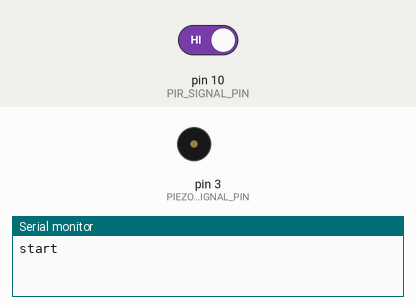
Recording of a sketch running on a simulated Arduino Uno, built with avr-gcc and run on an emulated ATmega328P. Shown: buzzer (waves = sounding), the last lines printed to the serial monitor. Inputs (shaded band) come from the test bench; at power-on: pin 10 (PIR_SIGNAL_PIN) HIGH.

Above: at 1.2 s.
1.3 s: pin 10 (PIR_SIGNAL_PIN) driven LOW
At 1.6 s:
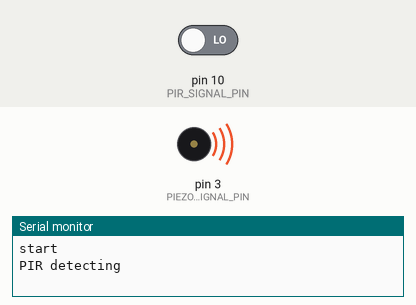
4.3 s: pin 10 (PIR_SIGNAL_PIN) driven HIGH
At 5.2 s:
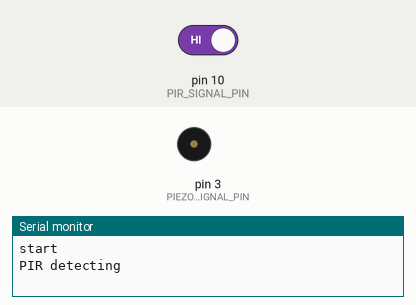
Timing chart, 0 to 7.3 s (numbered marks = the images above; inputs shaded):
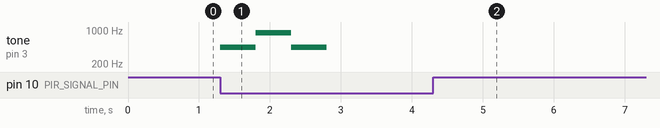

Measured:
- after the input at 1.3 s, tone on pin 3 (PIEZO_SPEAKER_SIGNAL_PIN): silent → 440 Hz at once, → 880 Hz 0.50 s later, → 440 Hz 0.50 s later, → silent 0.50 s later
- after the input at 4.3 s, tone on pin 3 (PIEZO_SPEAKER_SIGNAL_PIN): stops changing and stays silent

The sketch:

Firmware.ino
```cpp
#include "Global.h"

void setup()
{
	Serial.begin(9600);
	Serial.println("start");
}

void loop()
{
	if(pir.read())
	{
		Serial.println("PIR detecting");
		piezoSpeaker.write(440);
		delay(500);
		piezoSpeaker.write(880);
		delay(500);
		piezoSpeaker.write(440);
		delay(500);
		piezoSpeaker.turnOff();
		delay(2500); //delay time for the pir to stabilize.

	}

	delay(20);

}
```

Global.cpp
```cpp
#include "Global.h"

PIR pir = PIR(PIR_SIGNAL_PIN);
PiezoSpeaker piezoSpeaker = PiezoSpeaker(PIEZO_SPEAKER_SIGNAL_PIN);
```

Global.h
```cpp
#ifndef GLOBAL_H
#define GLOBAL_H

#include "Pins.h"

#include "PIR.h"
#include "PiezoSpeaker.h"

extern PIR pir;
extern PiezoSpeaker piezoSpeaker;

#endif //GLOBAL_H
```

PIR.cpp
```cpp
#include "PIR.h"

PIR::PIR(int PIRPin)
{
	signalPin = PIRPin;
	pinMode(signalPin, INPUT_PULLUP);

}
bool PIR::read()
{
	return !digitalRead(signalPin);
}
```

PIR.h
```cpp
#ifndef PIR_H
#define PIR_H

#include "arduino.h"

class PIR
{
	public:
		PIR(int signalPin);
		bool read();
	private:
		int signalPin;
};
#endif //PIR_H
```

PiezoSpeaker.cpp
```cpp
#include "PiezoSpeaker.h"

PiezoSpeaker::PiezoSpeaker(int pin) : signalPin(pin) {}

void PiezoSpeaker::write(int frequency)
{
	tone(signalPin,frequency);
}
void PiezoSpeaker::write(int frequency,int duration)
{
	tone(signalPin,frequency,duration);
}
void PiezoSpeaker::turnOff()
{
	noTone(signalPin);
}
```

PiezoSpeaker.h
```cpp
#ifndef PiezoSpeaker_H
#define PiezoSpeaker_H

#include "arduino.h"

class PiezoSpeaker
{
	public:
		PiezoSpeaker(int pin);
		void write(int tone);
		void write(int tone,int duration);
		void turnOff();

	private:
		const int signalPin;
};
#endif //PiezoSpeaker_H
```

Pins.h
```cpp
#ifndef PINS_H
#define PINS_H


/*PIR*/

#define PIR_SIGNAL_PIN 	10


/*Piezo speaker*/

#define PIEZO_SPEAKER_SIGNAL_PIN 3


#endif //__PINS_H
```
